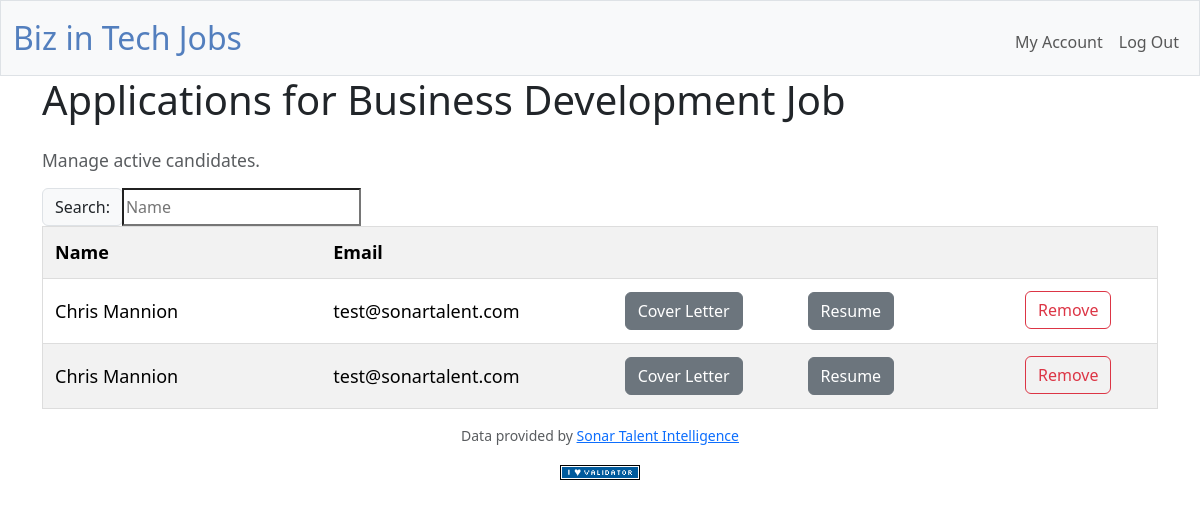
The page /view_candidates?q=3 (signed in) on the database its author committed.
### tables this page shows
CREATE TABLE jobs (
id INTEGER PRIMARY KEY,
    company_id INTEGER NOT NULL,
    owner_id INTEGER NOT NULL,
title TEXT NOT NULL,
description TEXT NOT NULL,
    salary TEXT NOT NULL,
    location TEXT NOT NULL,
    industry TEXT NOT NULL,
    type TEXT NOT NULL,
    ats_url TEXT NOT NULL,
    status TEXT NOT NULL,
created_at TEXT DEFAULT CURRENT_TIMESTAMP,
    FOREIGN KEY (company_id) REFERENCES companies (id),
    FOREIGN KEY (owner_id) REFERENCES people (id)
);

CREATE TABLE applicants (
    person_id INTEGER NOT NULL,
    job_id INTEGER NOT NULL,
    cover_letter_url TEXT NOT NULL,
    resume_url TEXT NOT NULL,
created_at TEXT DEFAULT CURRENT_TIMESTAMP, status TEXT NON NULL DEFAULT "active",
    FOREIGN KEY (job_id) REFERENCES jobs (id),
    FOREIGN KEY (person_id) REFERENCES people (id)
);

CREATE TABLE people (
id INTEGER PRIMARY KEY,
name TEXT NOT NULL,
email TEXT NOT NULL,
created_at TEXT DEFAULT CURRENT_TIMESTAMP
, hash TEXT NOT NULL);

### app.py (the view)
@app.route("/view_candidates")
@login_required
def view_candidates():
    q = request.args.get("q")
    user_id = session.get("user_id")
    jobs = db.execute("""
                         SELECT
                            title
                            , company_id
                            , id
                            , owner_id
                            FROM jobs
                            WHERE jobs.id = ? AND jobs.owner_id = ?
                         """, q, user_id)
    if q:
        applications = db.execute("""
                         SELECT
                        people.name
                        , people.email
                        , applicants.person_id
                                  , applicants.job_id
                        , applicants.cover_letter_url
                        , applicants.resume_url
                                  , applicants.status
                        , jobs.title
                        FROM applicants
                        JOIN people on applicants.person_id = people.id
                        JOIN jobs on applicants.job_id = jobs.id
                        WHERE jobs.id = ? AND jobs.owner_id = ?
                                  ORDER BY applicants.created_at;
                         """, q, user_id)
    else:
        return apology("something went wrong", 400)
    return render_template("candidates.html", applications=applications, jobs=jobs[0], user_id=session.get("user_id"))

### app.py (called while the page is built)
@app.after_request
def after_request(response):
    response.headers["Cache-Control"] = "no-cache, no-store, must-revalidate"
    response.headers["Expires"] = 0
    response.headers["Pragma"] = "no-cache"
    return response

### helpers.py (called while the page is built)
def login_required(f):
    @wraps(f)
    def decorated_function(*args, **kwargs):
        if session.get("user_id") is None:
            return redirect("/login")
        return f(*args, **kwargs)
    return decorated_function

### templates/candidates.html (shortened to what this page needs)
{% extends "layout.html" %}
{% block main %}
<div class="row mb-3 align-items-center">
    <h1>Applications for {{ jobs['title'] }} Job</h1>
</div>
<div class="mb-3">
    <h5>
        <small class="text-muted">Manage active candidates.</small>
    </h5>
</div>
<div class="btn-toolbar justify-content-between" role="toolbar" aria-label="Toolbar with button groups">
    <div class="input-group">
        <div class="input-group-prepend">
            <div class="input-group-text" id="btnGroupAddon2">Search: </div>
        </div>
        <input type="text" id="searchInput" onkeyup="search()" placeholder="Name">
    </div>
    <table id="searchTable" class="table table-striped">
        <tr class="header">
            <th style="width:25%;">Name</th>
            <th style="width:25%;">Email</th>
            <th style="width:15%;"></th>
            <th style="width:15%;"></th>
            <th style="width:20%;"></th>
        </tr>
        {% for a in applications %}
        <tr>
            <td>
                {{ a['name'] }}
            </td>
            <td>
                {{ a['email'] }}
            </td>
            <td>
                <div class="row g-0 align-items-center">
                    <div>
                        <a href="{{ a['cover_letter_url'] }}" target="_blank" class="btn btn-secondary">Cover Letter</a>
                    </div>
                </div>
            </td>
            <td>
                <div class="row g-0 align-items-center">
                    <div>
                        <a href="{{ a['resume_url'] }}" target="_blank" class="btn btn-secondary">Resume</a>
                    </div>
                </div>
            </td>
            <td>
                <div class="row g-0 align-items-center">
                    <div class="form-check form-switch">
                        <form name="actionCandidate" action="/toggle_candidate" method="post">
                            {% if a['status'] == 'active' %}
                            <label class="btn btn-outline-danger" for="danger-outlined"
                                onclick="this.form.submit()">Remove</label>
                            {% else %}
                            <input type="radio" class="btn-check" name="options-outlined" id="success-outlined"
                                autocomplete="off" checked>
                            <label class="btn btn-outline-success" for="success-outlined">Add Back</label>
                            {% endif %}
                        </form>
                    </div>
                </div>
            </td>
        </tr>
        {% endfor %}
    </table>
    {% endblock %}

### static/styles.css (style rules this page uses)
#searchTable { border-collapse: collapse; width: 100%; border: 1px solid #ddd; font-size: 18px; }
#searchTable th, #searchTable td { text-align: left; justify-items: center; vertical-align:middle; padding: 12px; margin: auto; }
#searchTable tr { border-bottom: 1px solid #ddd; }
#searchTable tr.header, #searchTable tr:hover { background-color: #f1f1f1; }

### rows shown on the page
jobs: title "Business Development"
applicants: name "Chris Mannion", email "test@sonartalent.com", status "Remove"
applicants: name "Chris Mannion", email "test@sonartalent.com", status "Remove"
